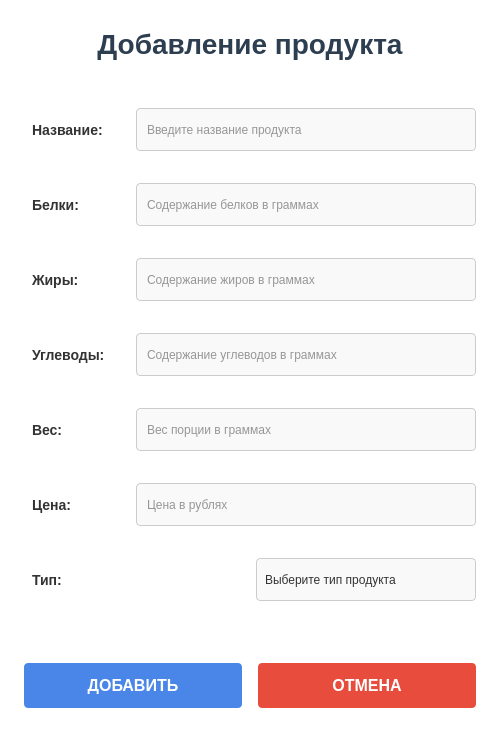
<?xml version="1.0" encoding="UTF-8"?>
<ui version="4.0">
 <class>AddProductWindow</class>
 <widget class="QWidget" name="AddProductWindow">
  <property name="geometry">
   <rect>
    <x>0</x>
    <y>0</y>
    <width>500</width>
    <height>740</height>
   </rect>
  </property>
  <property name="windowTitle">
   <string>Добавление продукта</string>
  </property>
  <property name="styleSheet">
   <string notr="true">QWidget {
    background-color: white;
    color: #333333;
}

QLabel {
    font-size: 14px;
    font-weight: bold;
    padding: 4px;
}

QLineEdit {
    border: 1px solid #cccccc;
    border-radius: 4px;
    padding: 8px;
    background-color: #f9f9f9;
    min-height: 25px;
}

QLineEdit:focus {
    border: 1px solid #4a86e8;
    background-color: white;
}

QPushButton {
    background-color: #4a86e8;
    color: white;
    border: none;
    padding: 10px 20px;
    border-radius: 4px;
    font-weight: bold;
}

QPushButton:hover {
    background-color: #3a76d8;
}

QPushButton:pressed {
    background-color: #2a66c8;
}

QPushButton#cancle {
    background-color: #e74c3c;
}

QPushButton#cancle:hover {
    background-color: #d74c3c;
}

QPushButton#cancle:pressed {
    background-color: #c74c3c;
}

QComboBox {
    border: 1px solid #cccccc;
    border-radius: 4px;
    padding: 8px;
    background-color: #f9f9f9;
    min-height: 25px;
}

QComboBox:focus {
    border: 1px solid #4a86e8;
}

QComboBox::drop-down {
    border: none;
}

QComboBox::down-arrow {
    image: url(down_arrow.png);
    width: 12px;
    height: 12px;
}

QComboBox QAbstractItemView {
    background-color: white;
    border: 1px solid #cccccc;
    selection-background-color: #4a86e8;
    selection-color: white;
}

#WindowName {
    font-size: 28px;
    font-weight: bold;
    color: #2c3e50;
    margin-bottom: 20px;
}</string>
  </property>
  <layout class="QVBoxLayout" name="verticalLayout">
   <property name="spacing">
    <number>16</number>
   </property>
   <property name="leftMargin">
    <number>24</number>
   </property>
   <property name="topMargin">
    <number>24</number>
   </property>
   <property name="rightMargin">
    <number>24</number>
   </property>
   <property name="bottomMargin">
    <number>24</number>
   </property>
   <item>
    <widget class="QLabel" name="WindowName">
     <property name="font">
      <font>
       <pointsize>-1</pointsize>
       <bold>true</bold>
      </font>
     </property>
     <property name="text">
      <string>Добавление продукта</string>
     </property>
     <property name="alignment">
      <set>Qt::AlignmentFlag::AlignCenter</set>
     </property>
    </widget>
   </item>
   <item>
    <widget class="QWidget" name="widget" native="true">
     <layout class="QHBoxLayout" name="horizontalLayout">
      <property name="spacing">
       <number>12</number>
      </property>
      <property name="leftMargin">
       <number>0</number>
      </property>
      <property name="topMargin">
       <number>8</number>
      </property>
      <property name="rightMargin">
       <number>0</number>
      </property>
      <property name="bottomMargin">
       <number>8</number>
      </property>
      <item>
       <widget class="QLabel" name="l_name">
        <property name="minimumSize">
         <size>
          <width>100</width>
          <height>0</height>
         </size>
        </property>
        <property name="font">
         <font>
          <pointsize>-1</pointsize>
          <bold>true</bold>
         </font>
        </property>
        <property name="text">
         <string>Название:</string>
        </property>
       </widget>
      </item>
      <item>
       <widget class="QLineEdit" name="In_name">
        <property name="minimumSize">
         <size>
          <width>0</width>
          <height>43</height>
         </size>
        </property>
        <property name="placeholderText">
         <string>Введите название продукта</string>
        </property>
       </widget>
      </item>
     </layout>
    </widget>
   </item>
   <item>
    <widget class="QWidget" name="widget_2" native="true">
     <layout class="QHBoxLayout" name="horizontalLayout_2">
      <property name="spacing">
       <number>12</number>
      </property>
      <property name="leftMargin">
       <number>0</number>
      </property>
      <property name="topMargin">
       <number>8</number>
      </property>
      <property name="rightMargin">
       <number>0</number>
      </property>
      <property name="bottomMargin">
       <number>8</number>
      </property>
      <item>
       <widget class="QLabel" name="l_proteins">
        <property name="minimumSize">
         <size>
          <width>100</width>
          <height>0</height>
         </size>
        </property>
        <property name="font">
         <font>
          <pointsize>-1</pointsize>
          <bold>true</bold>
         </font>
        </property>
        <property name="text">
         <string>Белки:</string>
        </property>
       </widget>
      </item>
      <item>
       <widget class="QLineEdit" name="In_proteins">
        <property name="minimumSize">
         <size>
          <width>0</width>
          <height>43</height>
         </size>
        </property>
        <property name="placeholderText">
         <string>Содержание белков в граммах</string>
        </property>
       </widget>
      </item>
     </layout>
    </widget>
   </item>
   <item>
    <widget class="QWidget" name="widget_3" native="true">
     <layout class="QHBoxLayout" name="horizontalLayout_3">
      <property name="spacing">
       <number>12</number>
      </property>
      <property name="leftMargin">
       <number>0</number>
      </property>
      <property name="topMargin">
       <number>8</number>
      </property>
      <property name="rightMargin">
       <number>0</number>
      </property>
      <property name="bottomMargin">
       <number>8</number>
      </property>
      <item>
       <widget class="QLabel" name="l_fats">
        <property name="minimumSize">
         <size>
          <width>100</width>
          <height>0</height>
         </size>
        </property>
        <property name="font">
         <font>
          <pointsize>-1</pointsize>
          <bold>true</bold>
         </font>
        </property>
        <property name="text">
         <string>Жиры:</string>
        </property>
       </widget>
      </item>
      <item>
       <widget class="QLineEdit" name="In_fats">
        <property name="minimumSize">
         <size>
          <width>0</width>
          <height>43</height>
         </size>
        </property>
        <property name="placeholderText">
         <string>Содержание жиров в граммах</string>
        </property>
       </widget>
      </item>
     </layout>
    </widget>
   </item>
   <item>
    <widget class="QWidget" name="widget_4" native="true">
     <layout class="QHBoxLayout" name="horizontalLayout_4">
      <property name="spacing">
       <number>12</number>
      </property>
      <property name="leftMargin">
       <number>0</number>
      </property>
      <property name="topMargin">
       <number>8</number>
      </property>
      <property name="rightMargin">
       <number>0</number>
      </property>
      <property name="bottomMargin">
       <number>8</number>
      </property>
      <item>
       <widget class="QLabel" name="l_carbs">
        <property name="minimumSize">
         <size>
          <width>100</width>
          <height>0</height>
         </size>
        </property>
        <property name="font">
         <font>
          <pointsize>-1</pointsize>
          <bold>true</bold>
         </font>
        </property>
        <property name="text">
         <string>Углеводы:</string>
        </property>
       </widget>
      </item>
      <item>
       <widget class="QLineEdit" name="In_carbs">
        <property name="minimumSize">
         <size>
          <width>0</width>
          <height>43</height>
         </size>
        </property>
        <property name="placeholderText">
         <string>Содержание углеводов в граммах</string>
        </property>
       </widget>
      </item>
     </layout>
    </widget>
   </item>
   <item>
    <widget class="QWidget" name="widget_5" native="true">
     <layout class="QHBoxLayout" name="horizontalLayout_5">
      <property name="spacing">
       <number>12</number>
      </property>
      <property name="leftMargin">
       <number>0</number>
      </property>
      <property name="topMargin">
       <number>8</number>
      </property>
      <property name="rightMargin">
       <number>0</number>
      </property>
      <property name="bottomMargin">
       <number>8</number>
      </property>
      <item>
       <widget class="QLabel" name="l_weight">
        <property name="minimumSize">
         <size>
          <width>100</width>
          <height>0</height>
         </size>
        </property>
        <property name="font">
         <font>
          <pointsize>-1</pointsize>
          <bold>true</bold>
         </font>
        </property>
        <property name="text">
         <string>Вес:</string>
        </property>
       </widget>
      </item>
      <item>
       <widget class="QLineEdit" name="In_weights">
        <property name="minimumSize">
         <size>
          <width>0</width>
          <height>43</height>
         </size>
        </property>
        <property name="placeholderText">
         <string>Вес порции в граммах</string>
        </property>
       </widget>
      </item>
     </layout>
    </widget>
   </item>
   <item>
    <widget class="QWidget" name="widget_6" native="true">
     <layout class="QHBoxLayout" name="horizontalLayout_6">
      <property name="spacing">
       <number>12</number>
      </property>
      <property name="leftMargin">
       <number>0</number>
      </property>
      <property name="topMargin">
       <number>8</number>
      </property>
      <property name="rightMargin">
       <number>0</number>
      </property>
      <property name="bottomMargin">
       <number>8</number>
      </property>
      <item>
       <widget class="QLabel" name="l_cost">
        <property name="minimumSize">
         <size>
          <width>100</width>
          <height>0</height>
         </size>
        </property>
        <property name="font">
         <font>
          <pointsize>-1</pointsize>
          <bold>true</bold>
         </font>
        </property>
        <property name="text">
         <string>Цена:</string>
        </property>
       </widget>
      </item>
      <item>
       <widget class="QLineEdit" name="In_cost">
        <property name="minimumSize">
         <size>
          <width>0</width>
          <height>43</height>
         </size>
        </property>
        <property name="placeholderText">
         <string>Цена в рублях</string>
        </property>
       </widget>
      </item>
     </layout>
    </widget>
   </item>
   <item>
    <widget class="QWidget" name="widget_7" native="true">
     <layout class="QHBoxLayout" name="horizontalLayout_7">
      <property name="spacing">
       <number>12</number>
      </property>
      <property name="leftMargin">
       <number>0</number>
      </property>
      <property name="topMargin">
       <number>8</number>
      </property>
      <property name="rightMargin">
       <number>0</number>
      </property>
      <property name="bottomMargin">
       <number>8</number>
      </property>
      <item>
       <widget class="QLabel" name="l_type">
        <property name="minimumSize">
         <size>
          <width>100</width>
          <height>0</height>
         </size>
        </property>
        <property name="font">
         <font>
          <pointsize>-1</pointsize>
          <bold>true</bold>
         </font>
        </property>
        <property name="text">
         <string>Тип:</string>
        </property>
       </widget>
      </item>
      <item>
       <widget class="QComboBox" name="comboBox">
        <property name="minimumSize">
         <size>
          <width>0</width>
          <height>43</height>
         </size>
        </property>
        <item>
         <property name="text">
          <string>Выберите тип продукта</string>
         </property>
        </item>
        <item>
         <property name="text">
          <string>Мясо</string>
         </property>
        </item>
        <item>
         <property name="text">
          <string>Рыба</string>
         </property>
        </item>
        <item>
         <property name="text">
          <string>Овощи</string>
         </property>
        </item>
        <item>
         <property name="text">
          <string>Фрукты</string>
         </property>
        </item>
        <item>
         <property name="text">
          <string>Молочные продукты</string>
         </property>
        </item>
        <item>
         <property name="text">
          <string>Крупы</string>
         </property>
        </item>
        <item>
         <property name="text">
          <string>Другое</string>
         </property>
        </item>
       </widget>
      </item>
     </layout>
    </widget>
   </item>
   <item>
    <spacer name="verticalSpacer">
     <property name="orientation">
      <enum>Qt::Orientation::Vertical</enum>
     </property>
     <property name="sizeHint" stdset="0">
      <size>
       <width>20</width>
       <height>20</height>
      </size>
     </property>
    </spacer>
   </item>
   <item>
    <widget class="QWidget" name="widget_8" native="true">
     <layout class="QHBoxLayout" name="horizontalLayout_8">
      <property name="spacing">
       <number>16</number>
      </property>
      <property name="leftMargin">
       <number>0</number>
      </property>
      <property name="topMargin">
       <number>8</number>
      </property>
      <property name="rightMargin">
       <number>0</number>
      </property>
      <property name="bottomMargin">
       <number>8</number>
      </property>
      <item>
       <widget class="QPushButton" name="add">
        <property name="minimumSize">
         <size>
          <width>0</width>
          <height>45</height>
         </size>
        </property>
        <property name="font">
         <font>
          <pointsize>12</pointsize>
          <bold>true</bold>
         </font>
        </property>
        <property name="text">
         <string>ДОБАВИТЬ</string>
        </property>
        <property name="icon">
         <iconset>
          <normaloff>check_icon.png</normaloff>check_icon.png</iconset>
        </property>
       </widget>
      </item>
      <item>
       <widget class="QPushButton" name="cancle">
        <property name="minimumSize">
         <size>
          <width>0</width>
          <height>45</height>
         </size>
        </property>
        <property name="font">
         <font>
          <pointsize>12</pointsize>
          <bold>true</bold>
         </font>
        </property>
        <property name="text">
         <string>ОТМЕНА</string>
        </property>
        <property name="icon">
         <iconset>
          <normaloff>cancel_icon.png</normaloff>cancel_icon.png</iconset>
        </property>
       </widget>
      </item>
     </layout>
    </widget>
   </item>
  </layout>
 </widget>
 <resources/>
 <connections/>
</ui>
